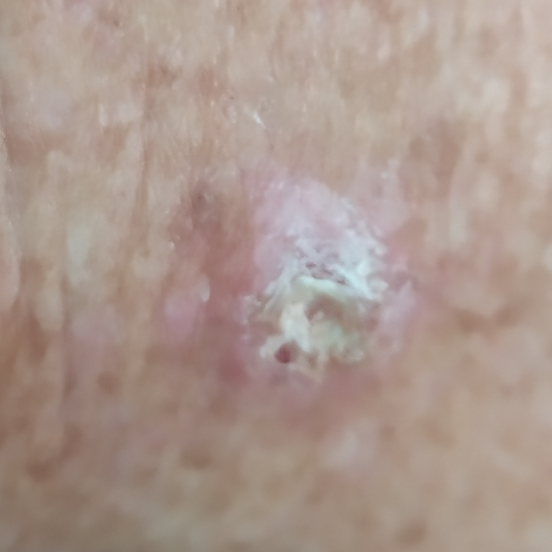
#> input picture pictures/PAT_104_1754_276.png, 1104 x 1104 px, given in place of PAT_131_197_260.png, which was not available (shown at 1/2 size)
$ jupyter execute --allow-errors asymmetry.ipynb   (shell and % lines are left out)   (text cells are left out)
#> lines starting #> are read from the running program, lines starting #| are printed output that depends on the picture; pictures that were not available may be replaced by others from this repository, and a replacement may not be noted
[cell 1]
import numpy as np
import matplotlib.pyplot as plt
from skimage.transform import resize, rotate
import math

[cell 2]
images_path = "./pictures/"
masks_path = "./groupR_masks/"
path = "131_197_260"

def prepare_im(im_id):
#> called with im_id = '131_197_260'
    prefix = 'PAT'
    extension = ".png"
    im = plt.imread(f"{images_path}{prefix}_{im_id}{extension}")
#> im is the input picture: shape (1104, 1104, 3) float32; mean R, G, B 0.669, 0.594, 0.558
    im = resize(im, (im.shape[0] // 4, im.shape[1] // 4), anti_aliasing=True)
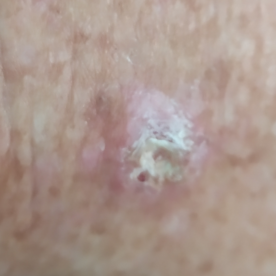
#> im: shape (276, 276, 3) float32; mean R, G, B 0.67, 0.594, 0.559

    gt = im = plt.imread(f"{masks_path}{prefix}_{im_id}_mask{extension}")
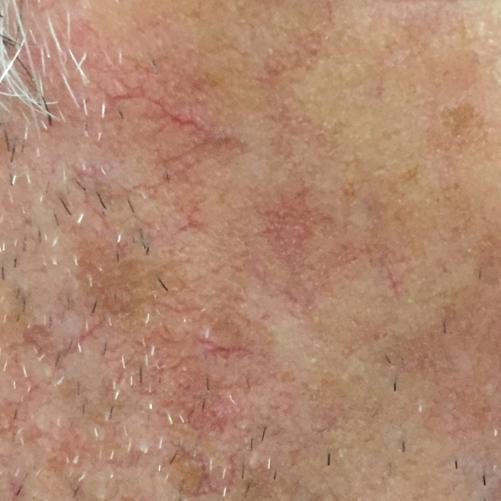
#> input picture pictures/PAT_1071_313_789.png, 501 x 501 px, given in place of PAT_131_197_260_mask.png, which was not available
#> gt is the input picture: shape (501, 501, 3) float32; mean R, G, B 0.697, 0.536, 0.444
    gt = resize(gt, (gt.shape[0] // 4, gt.shape[1] // 4), anti_aliasing=False) #Setting it to True creates values that are not 0 or 1
#> gt: shape (125, 125, 3) float32

    return im, gt

im, gt = prepare_im(path)

[cell 3]
plt.imshow(gt, cmap="gray")

[cell 4]
def get_cropped(img, padding=0):
    """Crops the image to bounding boxes with given padding."""
#> called with padding = 0
    # Find coordinates of non-zero pixels
    cords = np.where(img != 0)
    # Determine the bounds of the non-zero pixels
    x_min, x_max = np.min(cords[0]), np.max(cords[0])
#> x_min = 0; x_max = 124
    y_min, y_max = np.min(cords[1]), np.max(cords[1])
#> y_min = 0; y_max = 124
    # Apply padding, ensuring we do not go out of image bounds
    x_min = max(x_min - padding, 0)
    x_max = min(x_max + padding, img.shape[0] - 1)
    y_min = max(y_min - padding, 0)
    y_max = min(y_max + padding, img.shape[1] - 1)
    # Crop the image
    cropped_img = img[x_min:x_max+1, y_min:y_max+1]
    return cropped_img

def flip(img):
    return img[:,::-1]

[cell 5]
plt.imshow(get_cropped(gt))

[cell 6]
def asymmetry_score_fully_rotated(img, n_steps: int = 10):
    """Rotates images step times around axis, and computes overlapping percentage
    Best score: 1, worst score: 0. Insert cropped image"""
#> called with n_steps = 180
    if (n_steps <  1 or n_steps > 180):
        raise Exception('Amount of steps of range [1, 180]')

    #img = get_cropped(img)
    sum_of_overlapping_areas = 0
    total_area = np.sum(img)*n_steps
#> total_area = 4717536.7
    step_size = math.ceil(180 / n_steps)

    for angle in range(0, 180, step_size):

        rotated_mask = rotate(img, angle, resize=True)
        # There is no need to crop the image to boundary boxes,
        # because the center remains in the middle.
        middle_column = rotated_mask.shape[1] // 2
        left_half = rotated_mask[:, :middle_column]
        flipped_right_half = flip(rotated_mask[:, -middle_column:])

        overlap = left_half * flipped_right_half

        overlapping_area = np.sum(overlap)
        sum_of_overlapping_areas += overlapping_area
#> this loop made 180 passes
#> (overlapping_area, sum_of_overlapping_areas) on passes 1 to 3: (7543.3, 7543.3), (7396.3, 14939.6), (7263.1, 22202.8)
#> pass 1, in asymmetry_score_fully_rotated, `overlap = left_half * flipped_right_half`:
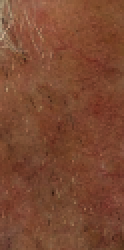
#> overlap: shape (125, 62, 3) float32 (shown 2 times larger); mean R, G, B 0.486, 0.288, 0.198
#> after the loop, sum_of_overlapping_areas = 1177853.4

    score = (2*sum_of_overlapping_areas / total_area) # need to account for both halves
#> score = 0.499
    return score
asymmetry_score_fully_rotated(gt, 180)
#> Out = 0.499

#> (a cell that did not finish here is left out)

[cell 8]
def asymmetry_score_major_minor_overlap(img):
    """Finds the axis yielding highest overlap and treats it as major axis. Return summed percentage overlap of minor and major
    axes.
    Best score: 1, worst score: 0"""

    #img = get_cropped(img)
    major_max_overlapping_area = 0
    minor_overlapping_area = 0
    total_area = np.sum(img)
#> total_area = 26208.5
    step_size = 1

    for angle in range(0, 180, step_size):

        rotated_mask = rotate(img, angle, resize=True)
        # There is no need to crop the image to boundary boxes,
        # because the center remains in the middle.
        middle_column = rotated_mask.shape[1] // 2
        left_half = rotated_mask[:, :middle_column]
        flipped_right_half = flip(rotated_mask[:, -middle_column:])

        major_overlap = left_half * flipped_right_half

        major_overlapping_area = np.sum(major_overlap)
        if (major_overlapping_area > major_max_overlapping_area):
            major_max_overlapping_area = major_overlapping_area

            middle_row = rotated_mask.shape[0] // 2

            top_half = rotated_mask[:middle_row, :]
            flipped_bottom_half = np.flipud(rotated_mask[-middle_row:, :])

            minor_overlap = top_half * flipped_bottom_half
            minor_overlapping_area = np.sum(minor_overlap)
#> this loop made 180 passes
#> (major_overlapping_area, major_max_overlapping_area, minor_overlapping_area) on pass 1: (7543.3, 7543.3, 7527.8)
#> major_overlapping_area on passes 2 to 7: 7396.3, 7263.1, 7138.4, 7023, 6915.9, 6814.6
#> pass 1, in asymmetry_score_major_minor_overlap, `flipped_bottom_half = np.flipud(rotated_mask[-middle_row:, :])`:
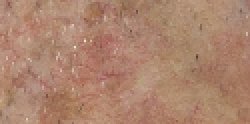
#> flipped_bottom_half: shape (62, 125, 3) float32 (shown 2 times larger); mean R, G, B 0.678, 0.519, 0.432
#> pass 1, in asymmetry_score_major_minor_overlap, `minor_overlap = top_half * flipped_bottom_half`:
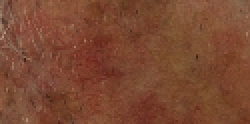
#> minor_overlap: shape (62, 125, 3) float32 (shown 2 times larger); mean R, G, B 0.485, 0.288, 0.198
#> pass 2, in asymmetry_score_major_minor_overlap, `left_half = rotated_mask[:, :middle_column]`:
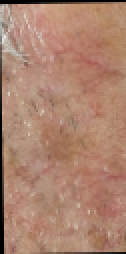
#> left_half: shape (127, 63, 3) float32 (shown 2 times larger); mean R, G, B 0.678, 0.516, 0.438
#> after the loop, major_max_overlapping_area = 7543.3; middle_row = 62; minor_overlapping_area = 7527.8

     # need to account for both halves
    return (major_max_overlapping_area+minor_overlapping_area) / total_area
asymmetry_score_major_minor_overlap(gt)
#> Out = 0.575

[cell 9]
gt=get_cropped(gt)
plt.imshow(rotate(gt, 30))
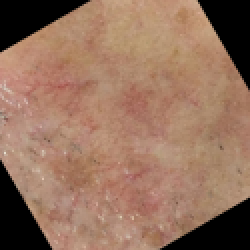
#> shown: shape (125, 125, 3) float32 (shown 2 times larger); mean R, G, B 0.585, 0.447, 0.368

[cell 10]
plt.imshow(gt)

[cell 11]
def asymmetry_classic(img):
    """ Finds major axis using minimum bounding box methods and return combined overlap percentage"""
    initial_bounding_box = get_cropped(img, padding=0)
    # Lexographic order


    min_bounding_box = initial_bounding_box
    min_bounding_box_size = np.size(initial_bounding_box)
#> min_bounding_box_size = 46875
    i=0
    total_area = np.sum(initial_bounding_box)
#> total_area = 26208.5
    #print(min_bounding_box_size)

    for angle in range(0, 180, 1):

        rotated_mask = rotate(initial_bounding_box, angle, resize=True)
        bounding_box = get_cropped(rotated_mask, padding=0)
        bounding_box_size = np.size(bounding_box)
        #print(f'step {i} size {bounding_box_size} angle {angle}')
        i+=1
        if(min_bounding_box_size > bounding_box_size):
            min_bounding_box_size = bounding_box_size
            min_bounding_box = bounding_box
#> this loop made 180 passes
#> (x_max in get_cropped, y_max in get_cropped, bounding_box_size) on passes 1 to 3: (124, 124, 46875), (126, 126, 48387), (128, 128, 49923)
#> pass 3, in asymmetry_classic, `rotated_mask = rotate(initial_bounding_box, angle, resize=True)`:
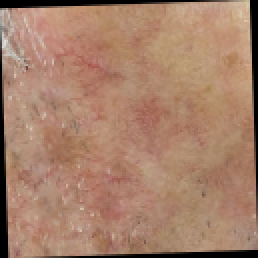
#> rotated_mask: shape (129, 129, 3) float32 (shown 2 times larger); mean R, G, B 0.654, 0.503, 0.417
#> after the loop:
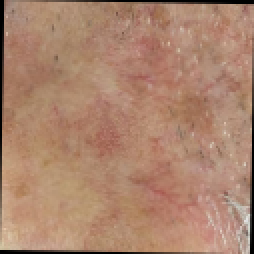
#> bounding_box: shape (127, 127, 3) float32 (shown 2 times larger); mean R, G, B 0.675, 0.519, 0.43
            #print(f'hit')

    if (min_bounding_box.shape[0] > min_bounding_box.shape[1]):
    # Use vertical axis as symmetry axis
        middle_column = min_bounding_box.shape[1] // 2
        left_half = min_bounding_box[:, :middle_column]
        flipped_right_half = np.fliplr(min_bounding_box[:, -middle_column:])
        overlap = left_half * flipped_right_half
    else:
    # Use horizontal axis as symmetry axis
        middle_row = min_bounding_box.shape[0] // 2
        top_half = min_bounding_box[:middle_row, :]
        flipped_bottom_half = np.flipud(min_bounding_box[-middle_row:, :])
        overlap = top_half * flipped_bottom_half

    overlapping_area = np.sum(overlap)
    score = (2*overlapping_area / total_area)

    return score
asymmetry_classic(gt)
#> Out = 0.574

[cell 12]
def asymmetry_4_fold(img):
    pass

[cell 13]
def asymmetry_class_major_minor(img):
    pass

[cell 14]
def asymmetry_score_max_rotated(img):
    pass

[cell 15]
cr = get_cropped(gt)

plt.imshow(cr)

[cell 16]
img = cr
angle = 0
rotated_mask = rotate(img, angle, True)
# There is no need to crop the image to boundary boxes,
# because the center remains in the middle
# but we are doing it, because I think it should speed up the process.
middle_column = rotated_mask.shape[1] // 2
left_half = rotated_mask[:, :middle_column]
flipped_right_half = flip(rotated_mask[:, -middle_column:])
overlap = left_half * flipped_right_half
# (left_half - rotated_area) + (flipped_right_half - rotated_area)
nonoverlapping_area = np.sum(left_half)+np.sum(flipped_right_half)-2*np.sum(overlap)
#sum_of_nonoverlapping_areas += nonoverlapping_area

plt.imshow(rotated_mask)

[cell 17]
plt.imshow(flipped_right_half - overlap)
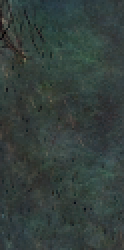
#> shown: shape (125, 62, 3) float32 (shown 2 times larger); mean R, G, B 0.207, 0.251, 0.238
